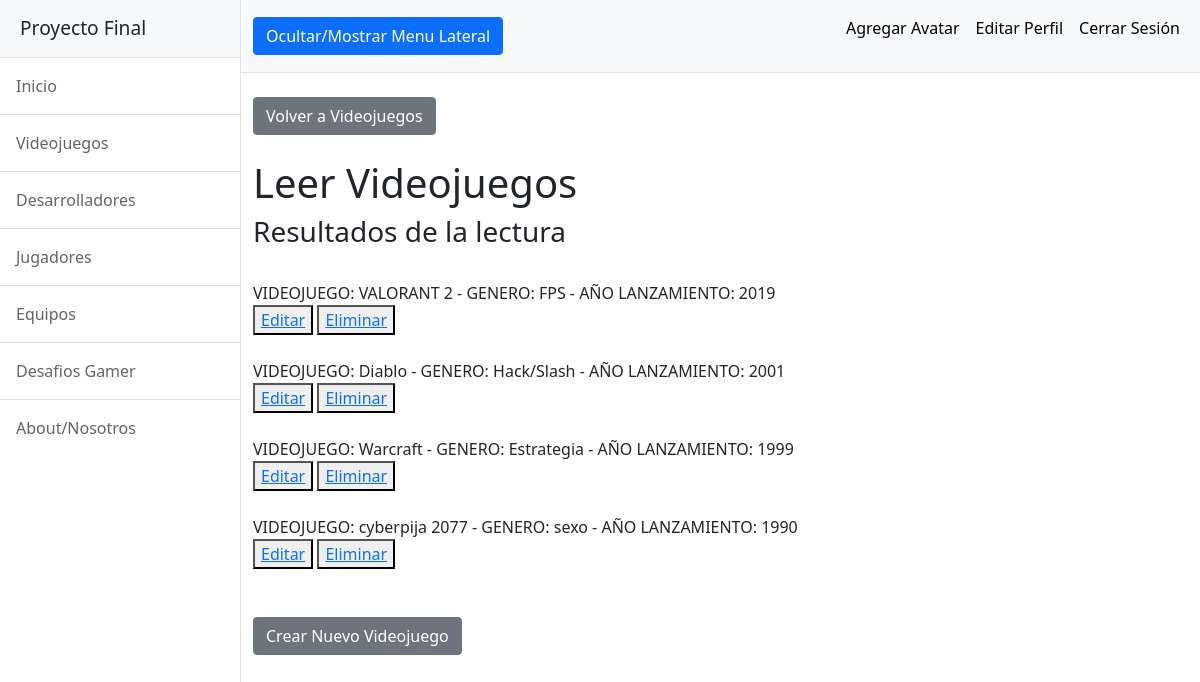
The app's page /AppFinal/videojuegosLeer (signed in) with its own data.
### AppFinal/models.py (models this page shows)
class Videojuego(models.Model):
    nombre = models.CharField(max_length = 40)
    genero = models.CharField(max_length = 40)
    año_lanzamiento = models.IntegerField()
    def __str__(self):
        return f"VIDEOJUEGO: {self.nombre} - GENERO: {self.genero} - AÑO LANZAMIENTO: {self.año_lanzamiento}"

### AppFinal/views.py (the view)
# urls.py: path('videojuegosLeer', views.videojuegosLeer, name="VideojuegosLeer"),
@login_required
def videojuegosLeer(request):
    videojuegos = Videojuego.objects.all()
    contexto = {"videojuegos":videojuegos}
    return render(request, "AppFinal/videojuegosLeer.html", contexto)

### AppFinal/templates/AppFinal/videojuegosLeer.html
{% extends "AppFinal/padre.html" %}
{% load static %}
{% block dynamicContent %}
    <div class="container-fluid">
        <br><a class="btn btn-secondary" href="{% url 'Videojuegos' %}">Volver a Videojuegos</a>
        <h1 class="mt-4">Leer Videojuegos</h1>
        <h3>Resultados de la lectura</h3><br>
        {% for videojuego in videojuegos %}
            {{videojuego}}<br>
            <button><a href="{% url 'VideojuegosEditar' videojuego.nombre %}">Editar</a></button>
            <button><a href="{% url 'VideojuegosEliminar' videojuego.nombre %}">Eliminar</a></button><br><br>
        {% endfor %}
        <br><a class="btn btn-secondary" href="{% url 'VideojuegosFormulario' %}">Crear Nuevo Videojuego</a>
    </div>
{% endblock %}

### AppFinal/templates/AppFinal/padre.html (shortened to what this page needs)
<!DOCTYPE html>
<html lang="en">
    <head>
        {% load static %}
        <link href="{% static 'AppFinal/css/styles.css' %}" rel="stylesheet" />
    </head>
    <body>
        <div class="d-flex" id="wrapper">
            <div class="border-end bg-white" id="sidebar-wrapper">
                <div class="sidebar-heading border-bottom bg-light">Proyecto Final</div>
                <div class="list-group list-group-flush">
                    <a class="list-group-item list-group-item-action list-group-item-light p-3" href="{% url 'Inicio' %}">Inicio</a>
                    <a class="list-group-item list-group-item-action list-group-item-light p-3" href="{% url 'Videojuegos' %}">Videojuegos</a>
                    <a class="list-group-item list-group-item-action list-group-item-light p-3" href="{% url 'Desarrolladores' %}">Desarrolladores</a>
                    <a class="list-group-item list-group-item-action list-group-item-light p-3" href="{% url 'Jugadores' %}">Jugadores</a>
                    <a class="list-group-item list-group-item-action list-group-item-light p-3" href="{% url 'Equipos' %}">Equipos</a>
                    <a class="list-group-item list-group-item-action list-group-item-light p-3" href="{% url 'DesafiosGamer' %}">Desafios Gamer</a>
                    <a class="list-group-item list-group-item-action list-group-item-light p-3" href="{% url 'About' %}">About/Nosotros</a>
                </div>
            </div>
            <div id="page-content-wrapper">
                <nav class="navbar navbar-expand-lg navbar-light bg-light border-bottom">
                    <div class="container-fluid">
                        <button class="btn btn-primary" id="sidebarToggle">Ocultar/Mostrar Menu Lateral</button>
                        <div class="collapse navbar-collapse" id="navbarSupportedContent">
                            <ul class="navbar-nav ms-auto mt-2 mt-lg-0">
                                {% if request.user.is_authenticated %}
                                <li class="nav-item"><a class="nav-link" href="{% url 'AgregarAvatar' %}"><p style="color:black">Agregar Avatar</p></a></li>
                                <li class="nav-item"><a class="nav-link" href="{% url 'EditarPerfil' %}"><p style="color:black">Editar Perfil</p></a></li>
                                <li class="nav-item"><a class="nav-link" href="{% url 'Logout' %}"><p style="color:black">Cerrar Sesión</p></a></li>
                                {% endif %}
                            </ul>
                        </div>
                    </div>
                </nav>
                {% block dynamicContent %}{% endblock %}
            </div>
        </div>
    </body>
</html>

### records on screen
Videojuego: nombre+genero+año_lanzamiento "VIDEOJUEGO: VALORANT 2 - GENERO: FPS - AÑO LANZAMIENTO: 2019"
Videojuego: nombre+genero+año_lanzamiento "VIDEOJUEGO: Diablo - GENERO: Hack/Slash - AÑO LANZAMIENTO: 2001"
Videojuego: nombre+genero+año_lanzamiento "VIDEOJUEGO: Warcraft - GENERO: Estrategia - AÑO LANZAMIENTO: 1999"
Videojuego: nombre+genero+año_lanzamiento "VIDEOJUEGO: cyberpija 2077 - GENERO: sexo - AÑO LANZAMIENTO: 1990"
